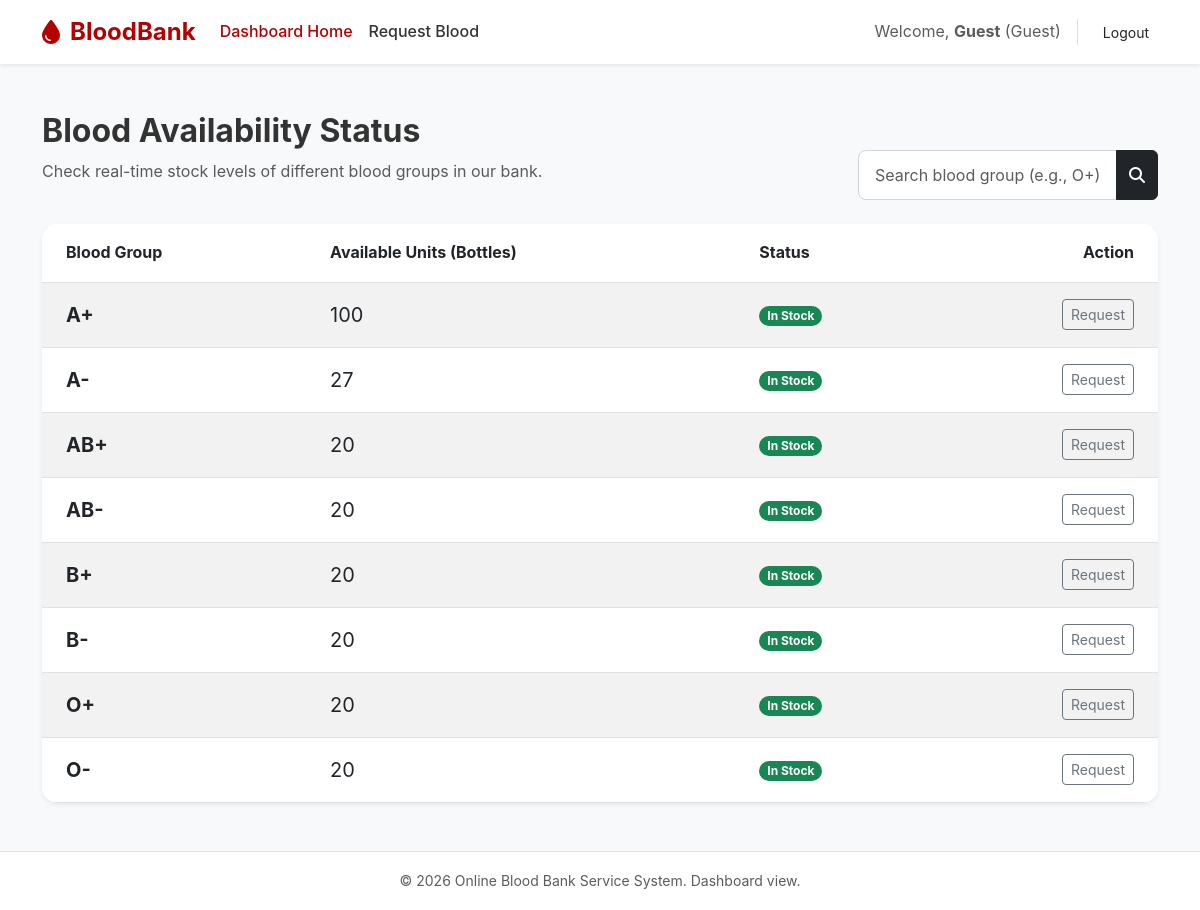
The app's page /available.php with its own data.
### tables this page shows
CREATE TABLE `blood_availability` (
  `id` int(11) NOT NULL,
  `blood_type` varchar(5) NOT NULL,
  `quantity` int(11) NOT NULL DEFAULT 0
);

### available.php (the view, shortened to what this page needs)
<?php
require_once 'conn.php';
$search_query = "";
$query = "SELECT * FROM blood_availability $search_query ORDER BY blood_type ASC";
$result = $conn->query($query);
?>
<!DOCTYPE html>
<html lang="en">
<head>
    <link href="https://cdn.jsdelivr.net/npm/bootstrap@5.3.0/dist/css/bootstrap.min.css" rel="stylesheet">
    <link rel="stylesheet" href="assets/css/style.css">
    <link rel="stylesheet" href="https://cdnjs.cloudflare.com/ajax/libs/font-awesome/6.4.0/css/all.min.css">
</head>
<body class="bg-light d-flex flex-column min-vh-100">
    <nav class="navbar navbar-expand-lg bg-white shadow-sm mb-5">
        <div class="container">
            <a class="navbar-brand" href="index.php"><i class="fa-solid fa-droplet"></i> BloodBank</a>
            <div class="collapse navbar-collapse" id="navDashboard">
                <ul class="navbar-nav me-auto">
                    <li class="nav-item"><a class="nav-link active" href="available.php">Dashboard Home</a></li>
                    <li class="nav-item"><a class="nav-link" href="request.php">Request Blood</a></li>
                </ul>
                <div class="d-flex align-items-center">
                    <span class="text-muted me-3 border-end pe-3">
    Welcome,
    <strong><?php echo $_SESSION['fullname'] ?? "Guest"; ?></strong>
    (<?php echo isset($_SESSION['role']) ? ucfirst($_SESSION['role']) : "Guest"; ?>)
</span>
                    <a href="logout.php" class="btn btn-red btn-sm">Logout</a>
                </div>
            </div>
        </div>
    </nav>
    <div class="container flex-grow-1">
        <div class="row mb-4 align-items-end">
            <div class="col-md-6">
                <h2 class="section-title mb-0">Blood Availability Status</h2>
                <p class="text-muted mt-2">Check real-time stock levels of different blood groups in our bank.</p>
            </div>
            <div class="col-md-6 text-md-end mt-3 mt-md-0">
                <form action="available.php" method="GET" class="d-flex justify-content-md-end">
                    <div class="input-group" style="max-width: 300px;">
                        <input type="text" class="form-control" name="search" placeholder="Search blood group (e.g., O+)" value="<?php echo isset($_GET['search']) ? htmlspecialchars($_GET['search']) : ''; ?>">
                        <button class="btn btn-dark" type="submit"><i class="fa-solid fa-magnifying-glass"></i></button>
                    </div>
                </form>
            </div>
        </div>
        <div class="card border-0 shadow-sm rounded-4 overflow-hidden mb-5">
            <div class="card-body p-0">
                <div class="table-responsive">
                    <table class="table table-hover table-striped mb-0 align-middle">
                        <thead class="bg-primary-red text-white">
                            <tr>
                                <th class="py-3 px-4">Blood Group</th>
                                <th class="py-3 px-4">Available Units (Bottles)</th>
                                <th class="py-3 px-4">Status</th>
                                <th class="py-3 px-4 text-end">Action</th>
                            </tr>
                        </thead>
                        <tbody>
                            <?php
                            if ($result->num_rows > 0) {
                                while($row = $result->fetch_assoc()) {
                                    $status = "In Stock";
                                    $badge = "badge bg-success";
                            ?>
                            <tr>
                                <td class="py-3 px-4 fw-bold fs-5 text-primary-red"><?php echo $row['blood_type']; ?></td>
                                <td class="py-3 px-4 fs-5"><?php echo $row['quantity']; ?></td>
                                <td class="py-3 px-4"><span class="<?php echo $badge; ?> px-2 py-1 rounded-pill"><?php echo $status; ?></span></td>
                                <td class="py-3 px-4 text-end">
                                    <a href="request.php?bg=<?php echo urlencode($row['blood_type']); ?>" class="btn btn-sm btn-outline-secondary <?php echo ($row['quantity'] == 0) ? 'disabled' : ''; ?>">
                                        Request
                                    </a>
                                </td>
                            </tr>
                            <?php
                                }
                            } else {
                                echo "<tr><td colspan='4' class='text-center py-4 text-muted'>No records found matching your search.</td></tr>";
                            }
                            ?>
                        </tbody>
                    </table>
                </div>
            </div>
        </div>
    </div>
    <footer class="bg-white py-3 border-top mt-auto">
        <div class="container text-center text-muted">
            <small>&copy; 2026 Online Blood Bank Service System. Dashboard view.</small>
        </div>
    </footer>
</body>
</html>

### assets/css/style.css (style rules this page uses)
:root { --primary-color: #b30000; --primary-hover: #8a0000; --secondary-color: #ffffff; --accent-color: #f4f6f9; --text-dark: #333333; --text-light: #777777; --success: #28a745; --warning: #ffc107; --danger: #dc3545; }
* { margin: 0; padding: 0; box-sizing: border-box; }
body { font-family: 'Inter', 'Segoe UI', Tahoma, Geneva, Verdana, sans-serif; background-color: var(--accent-color); color: var(--text-dark); line-height: 1.6; }
h1, h2, h3, h4, h5, h6 { font-weight: 700; margin-bottom: 0.5rem; }
a { text-decoration: none; color: var(--primary-color); transition: color 0.3s ease; }
.navbar { background-color: var(--secondary-color); box-shadow: 0 2px 10px rgba(0,0,0,0.1); position: sticky; top: 0; z-index: 1000; }
.navbar-brand { color: var(--primary-color) !important; font-weight: bold; font-size: 1.5rem; display: flex; align-items: center; gap: 10px; }
.nav-link { color: var(--text-dark) !important; font-weight: 500; position: relative; }
.nav-link:hover, .nav-link.active { color: var(--primary-color) !important; }
.nav-link::after { content: ''; position: absolute; width: 0; height: 2px; background: var(--primary-color); bottom: 0; left: 0; transition: width 0.3s ease; }
.card { border: none; border-radius: 12px; box-shadow: 0 4px 15px rgba(0,0,0,0.05); transition: transform 0.3s ease, box-shadow 0.3s ease; background: rgba(255, 255, 255, 0.95); backdrop-filter: blur(10px); }
.form-control { border-radius: 8px; padding: 0.75rem 1rem; border: 1px solid #ced4da; }
footer { background-color: #222; color: #ccc; padding: 3rem 0 1rem; }

### records on screen
blood_availability: blood_type "A+", quantity "100", status "In Stock"
blood_availability: blood_type "A-", quantity "27", status "In Stock"
blood_availability: blood_type "AB+", quantity "20", status "In Stock"
blood_availability: blood_type "AB-", quantity "20", status "In Stock"
blood_availability: blood_type "B+", quantity "20", status "In Stock"
blood_availability: blood_type "B-", quantity "20", status "In Stock"
blood_availability: blood_type "O+", quantity "20", status "In Stock"
blood_availability: blood_type "O-", quantity "20", status "In Stock"

### other values on screen
$_SESSION['fullname'] "Guest"
